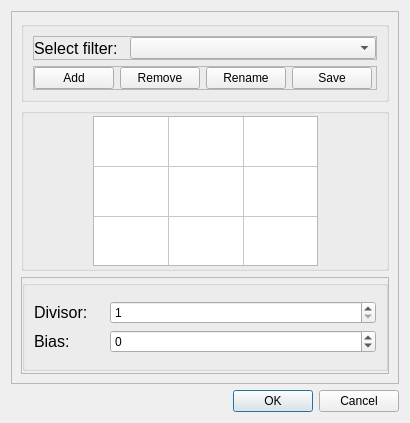
<?xml version="1.0" encoding="UTF-8"?>
<ui version="4.0">
 <class>LinearFilterDialog</class>
 <widget class="QDialog" name="LinearFilterDialog">
  <property name="geometry">
   <rect>
    <x>0</x>
    <y>0</y>
    <width>410</width>
    <height>392</height>
   </rect>
  </property>
  <property name="windowTitle">
   <string>Linear filters 3x3</string>
  </property>
  <layout class="QVBoxLayout" name="verticalLayout">
   <item>
    <widget class="QFrame" name="frame">
     <property name="frameShape">
      <enum>QFrame::StyledPanel</enum>
     </property>
     <property name="frameShadow">
      <enum>QFrame::Raised</enum>
     </property>
     <layout class="QVBoxLayout" name="verticalLayout_2">
      <item>
       <widget class="QGroupBox" name="groupBox_4">
        <property name="maximumSize">
         <size>
          <width>16777215</width>
          <height>100</height>
         </size>
        </property>
        <layout class="QVBoxLayout" name="verticalLayout_3">
         <item>
          <widget class="QFrame" name="frame_3">
           <property name="frameShape">
            <enum>QFrame::StyledPanel</enum>
           </property>
           <property name="frameShadow">
            <enum>QFrame::Raised</enum>
           </property>
           <layout class="QHBoxLayout" name="horizontalLayout_4">
            <property name="margin">
             <number>0</number>
            </property>
            <item>
             <widget class="QLabel" name="label">
              <property name="maximumSize">
               <size>
                <width>90</width>
                <height>30</height>
               </size>
              </property>
              <property name="font">
               <font>
                <pointsize>12</pointsize>
               </font>
              </property>
              <property name="text">
               <string>Select filter:</string>
              </property>
             </widget>
            </item>
            <item>
             <widget class="QComboBox" name="filterComboBox">
              <property name="editable">
               <bool>false</bool>
              </property>
             </widget>
            </item>
           </layout>
          </widget>
         </item>
         <item>
          <widget class="QFrame" name="frame_4">
           <property name="frameShape">
            <enum>QFrame::StyledPanel</enum>
           </property>
           <property name="frameShadow">
            <enum>QFrame::Raised</enum>
           </property>
           <layout class="QHBoxLayout" name="horizontalLayout_2">
            <property name="margin">
             <number>0</number>
            </property>
            <item>
             <widget class="QPushButton" name="AddFilterButton">
              <property name="text">
               <string>Add</string>
              </property>
             </widget>
            </item>
            <item>
             <widget class="QPushButton" name="RemoveFilterButton">
              <property name="text">
               <string>Remove</string>
              </property>
             </widget>
            </item>
            <item>
             <widget class="QPushButton" name="RenameFilterButton">
              <property name="text">
               <string>Rename</string>
              </property>
             </widget>
            </item>
            <item>
             <widget class="QPushButton" name="SaveFilterButton">
              <property name="text">
               <string>Save</string>
              </property>
             </widget>
            </item>
            <item>
             <spacer name="horizontalSpacer_3">
              <property name="orientation">
               <enum>Qt::Horizontal</enum>
              </property>
              <property name="sizeHint" stdset="0">
               <size>
                <width>40</width>
                <height>20</height>
               </size>
              </property>
             </spacer>
            </item>
           </layout>
          </widget>
         </item>
        </layout>
       </widget>
      </item>
      <item>
       <widget class="QGroupBox" name="groupBox_3">
        <layout class="QHBoxLayout" name="horizontalLayout">
         <property name="topMargin">
          <number>2</number>
         </property>
         <property name="bottomMargin">
          <number>2</number>
         </property>
         <item>
          <spacer name="horizontalSpacer">
           <property name="orientation">
            <enum>Qt::Horizontal</enum>
           </property>
           <property name="sizeHint" stdset="0">
            <size>
             <width>40</width>
             <height>20</height>
            </size>
           </property>
          </spacer>
         </item>
         <item>
          <widget class="QTableWidget" name="tableWidget">
           <property name="sizePolicy">
            <sizepolicy hsizetype="Fixed" vsizetype="Fixed">
             <horstretch>0</horstretch>
             <verstretch>0</verstretch>
            </sizepolicy>
           </property>
           <property name="minimumSize">
            <size>
             <width>225</width>
             <height>150</height>
            </size>
           </property>
           <property name="maximumSize">
            <size>
             <width>225</width>
             <height>150</height>
            </size>
           </property>
           <property name="verticalScrollBarPolicy">
            <enum>Qt::ScrollBarAlwaysOff</enum>
           </property>
           <property name="horizontalScrollBarPolicy">
            <enum>Qt::ScrollBarAlwaysOff</enum>
           </property>
           <property name="autoScroll">
            <bool>false</bool>
           </property>
           <property name="autoScrollMargin">
            <number>0</number>
           </property>
           <property name="selectionMode">
            <enum>QAbstractItemView::SingleSelection</enum>
           </property>
           <property name="wordWrap">
            <bool>true</bool>
           </property>
           <property name="cornerButtonEnabled">
            <bool>false</bool>
           </property>
           <property name="rowCount">
            <number>3</number>
           </property>
           <property name="columnCount">
            <number>3</number>
           </property>
           <attribute name="horizontalHeaderVisible">
            <bool>false</bool>
           </attribute>
           <attribute name="horizontalHeaderCascadingSectionResizes">
            <bool>false</bool>
           </attribute>
           <attribute name="horizontalHeaderDefaultSectionSize">
            <number>75</number>
           </attribute>
           <attribute name="horizontalHeaderHighlightSections">
            <bool>false</bool>
           </attribute>
           <attribute name="horizontalHeaderMinimumSectionSize">
            <number>75</number>
           </attribute>
           <attribute name="verticalHeaderVisible">
            <bool>false</bool>
           </attribute>
           <attribute name="verticalHeaderDefaultSectionSize">
            <number>50</number>
           </attribute>
           <attribute name="verticalHeaderHighlightSections">
            <bool>false</bool>
           </attribute>
           <attribute name="verticalHeaderMinimumSectionSize">
            <number>50</number>
           </attribute>
           <row/>
           <row/>
           <row/>
           <column/>
           <column/>
           <column/>
          </widget>
         </item>
         <item>
          <spacer name="horizontalSpacer_2">
           <property name="orientation">
            <enum>Qt::Horizontal</enum>
           </property>
           <property name="sizeHint" stdset="0">
            <size>
             <width>40</width>
             <height>20</height>
            </size>
           </property>
          </spacer>
         </item>
        </layout>
       </widget>
      </item>
      <item>
       <widget class="QFrame" name="frame_2">
        <property name="frameShape">
         <enum>QFrame::StyledPanel</enum>
        </property>
        <property name="frameShadow">
         <enum>QFrame::Raised</enum>
        </property>
        <layout class="QHBoxLayout" name="horizontalLayout_3">
         <property name="leftMargin">
          <number>0</number>
         </property>
         <property name="topMargin">
          <number>2</number>
         </property>
         <property name="rightMargin">
          <number>0</number>
         </property>
         <property name="bottomMargin">
          <number>2</number>
         </property>
         <item>
          <widget class="QGroupBox" name="groupBox_5">
           <layout class="QFormLayout" name="formLayout">
            <property name="fieldGrowthPolicy">
             <enum>QFormLayout::AllNonFixedFieldsGrow</enum>
            </property>
            <item row="0" column="0">
             <spacer name="verticalSpacer">
              <property name="orientation">
               <enum>Qt::Vertical</enum>
              </property>
              <property name="sizeHint" stdset="0">
               <size>
                <width>20</width>
                <height>40</height>
               </size>
              </property>
             </spacer>
            </item>
            <item row="1" column="0">
             <widget class="QLabel" name="label_3">
              <property name="minimumSize">
               <size>
                <width>70</width>
                <height>0</height>
               </size>
              </property>
              <property name="maximumSize">
               <size>
                <width>70</width>
                <height>30</height>
               </size>
              </property>
              <property name="font">
               <font>
                <pointsize>12</pointsize>
               </font>
              </property>
              <property name="text">
               <string>Divisor:</string>
              </property>
             </widget>
            </item>
            <item row="1" column="1">
             <widget class="QSpinBox" name="divisorSpinBox">
              <property name="minimumSize">
               <size>
                <width>80</width>
                <height>0</height>
               </size>
              </property>
              <property name="minimum">
               <number>1</number>
              </property>
              <property name="maximum">
               <number>255</number>
              </property>
             </widget>
            </item>
            <item row="2" column="0">
             <widget class="QLabel" name="label_4">
              <property name="font">
               <font>
                <pointsize>12</pointsize>
               </font>
              </property>
              <property name="text">
               <string>Bias:</string>
              </property>
             </widget>
            </item>
            <item row="2" column="1">
             <widget class="QSpinBox" name="biasSpinBox">
              <property name="minimumSize">
               <size>
                <width>50</width>
                <height>0</height>
               </size>
              </property>
              <property name="minimum">
               <number>-128</number>
              </property>
              <property name="maximum">
               <number>127</number>
              </property>
             </widget>
            </item>
            <item row="3" column="0">
             <spacer name="verticalSpacer_2">
              <property name="orientation">
               <enum>Qt::Vertical</enum>
              </property>
              <property name="sizeHint" stdset="0">
               <size>
                <width>20</width>
                <height>40</height>
               </size>
              </property>
             </spacer>
            </item>
           </layout>
          </widget>
         </item>
        </layout>
       </widget>
      </item>
     </layout>
    </widget>
   </item>
   <item>
    <widget class="QDialogButtonBox" name="buttonBox">
     <property name="orientation">
      <enum>Qt::Horizontal</enum>
     </property>
     <property name="standardButtons">
      <set>QDialogButtonBox::Cancel|QDialogButtonBox::Ok</set>
     </property>
    </widget>
   </item>
  </layout>
 </widget>
 <resources/>
 <connections>
  <connection>
   <sender>buttonBox</sender>
   <signal>accepted()</signal>
   <receiver>LinearFilterDialog</receiver>
   <slot>accept()</slot>
   <hints>
    <hint type="sourcelabel">
     <x>248</x>
     <y>254</y>
    </hint>
    <hint type="destinationlabel">
     <x>157</x>
     <y>274</y>
    </hint>
   </hints>
  </connection>
  <connection>
   <sender>buttonBox</sender>
   <signal>rejected()</signal>
   <receiver>LinearFilterDialog</receiver>
   <slot>reject()</slot>
   <hints>
    <hint type="sourcelabel">
     <x>316</x>
     <y>260</y>
    </hint>
    <hint type="destinationlabel">
     <x>286</x>
     <y>274</y>
    </hint>
   </hints>
  </connection>
 </connections>
</ui>
